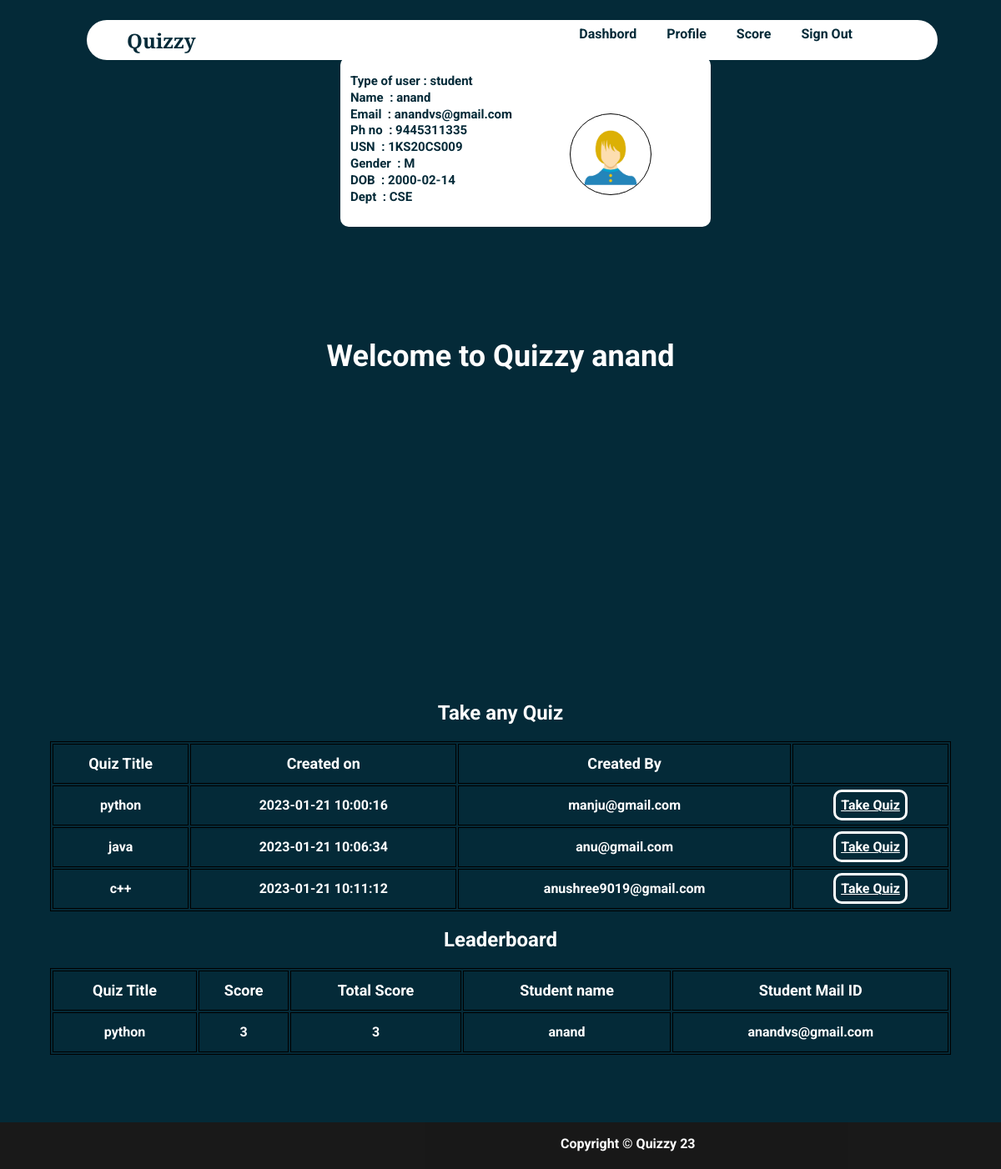
The page /homestud.php (signed in) on the database as committed earlier.
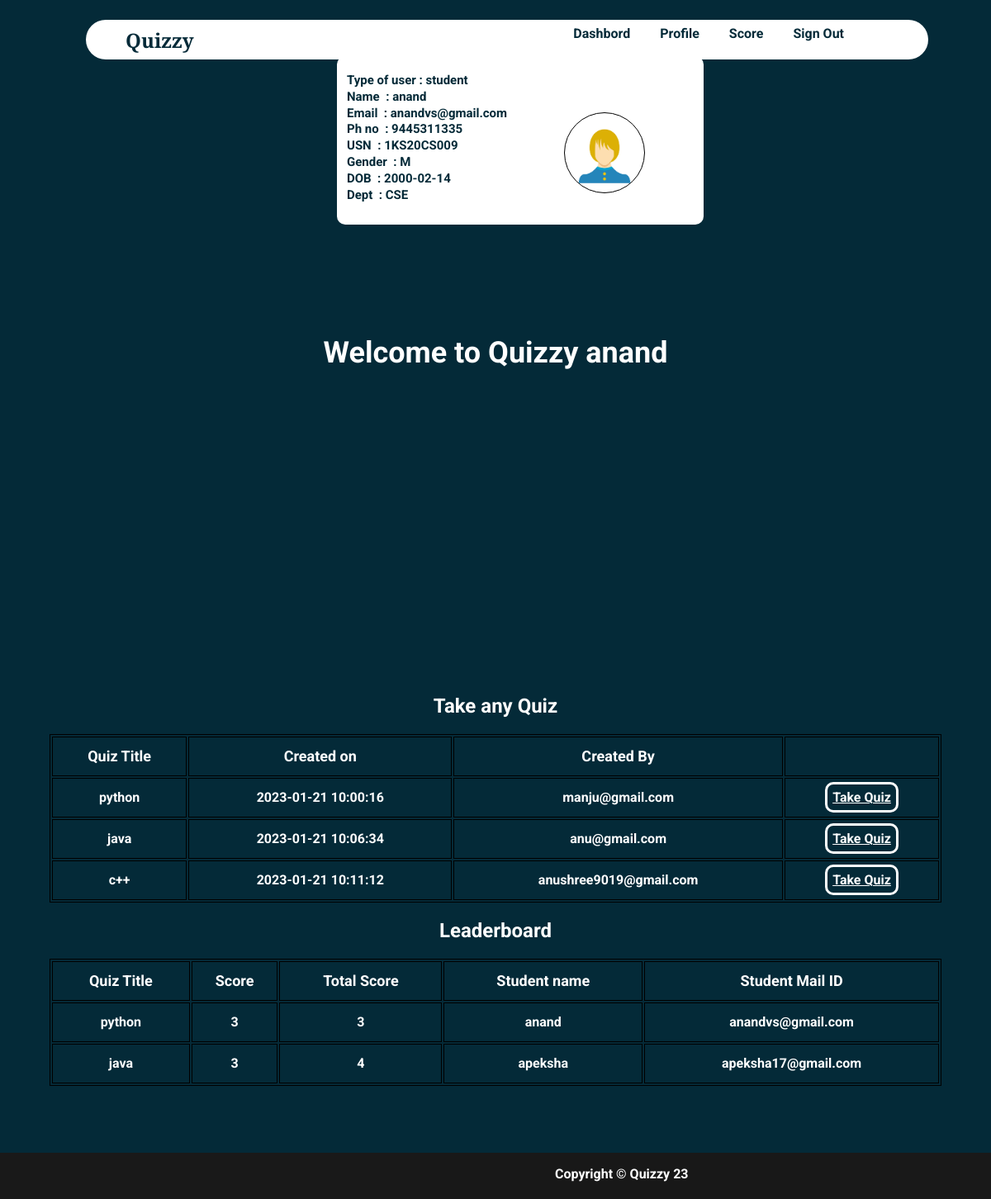
The same page on the database as committed later.
### tables this page shows
CREATE TABLE IF NOT EXISTS `student` (
  `usn` varchar(10) NOT NULL,
  `name` varchar(20) NOT NULL,
  `mail` varchar(30) NOT NULL,
  `phno` varchar(10) NOT NULL,
  `gender` varchar(1) NOT NULL,
  `DOB` varchar(10) NOT NULL,
  `pw` varchar(200) NOT NULL,
  `dept` varchar(3) DEFAULT NULL,
  PRIMARY KEY (`mail`),
  UNIQUE KEY `mail` (`mail`),
  UNIQUE KEY `phno` (`phno`),
  UNIQUE KEY `usn` (`usn`),
  KEY `dept` (`dept`)
);

CREATE TABLE IF NOT EXISTS `quiz` (
  `quizid` int NOT NULL AUTO_INCREMENT,
  `quizname` varchar(20) NOT NULL,
  `date_created` timestamp NOT NULL DEFAULT CURRENT_TIMESTAMP,
  `mail` varchar(30) DEFAULT NULL,
  PRIMARY KEY (`quizid`),
  KEY `mail` (`mail`)
);

CREATE TABLE IF NOT EXISTS `score` (
  `slno` int NOT NULL AUTO_INCREMENT,
  `score` int NOT NULL,
  `quizid` int NOT NULL,
  `mail` varchar(30) DEFAULT NULL,
  `totalscore` int DEFAULT NULL,
  `remark` varchar(20) DEFAULT NULL,
  PRIMARY KEY (`slno`),
  KEY `quizid` (`quizid`),
  KEY `mail` (`mail`)
);

### homestud.php (the view, shortened to what this page needs)
<html>
<head>
</head>
<?php
require_once 'sql.php';
                $conn = mysqli_connect($servername, $username, $password, $dbname);if (!$conn) {
    echo "<script>alert(\"Database error retry after some time !\")</script>";
}
?>
<body style="color: #fff !important;font-weight:bolder;margin: 0 !important;font-weight: bolder !important;font-family: 'Roboto', sans-serif;">
    <div style="background-color: #042A38;height:auto;">
        <div class="navbar" style="display: grid;width: 85%;height:3rem;color:#042A38;position:fixed;border-radius:10rem;margin-top:1.5rem;margin-left:6.5rem;">
        <section style="margin-left: 3rem;height:3rem;display:grid;padding-top: 8px;padding-bottom: 3px; font-size: 1.5rem;font-family: 'Libre Baskerville', serif;">Quizzy</section>
            <ul style="display: inline-flex;padding: 0 !important;margin-top: 0;float: right;right: 10rem;top:0.8rem;position: fixed;width: 50vw;">
                <li onclick="dash()">Dashbord</li>
                <li onclick="prof()">Profile</li>
                <li onclick="score()">Score</li>
                <li onclick="lo()">Sign Out</li>
            </ul>
        </div><br><br>
        <?php
        $type1 = $_SESSION["type"];
        $username1 = $_SESSION["username"];
        $sql = "select * from " . $type1 . " where mail='{$username1}'";
        $res =   mysqli_query($conn, $sql);
        if ($res == true) {
            global $dbmail, $dbpw;
            while ($row = mysqli_fetch_array($res)) {
                $dbmail = $row['mail'];
                $dbname = $row['name'];
                $dbusn = $row['usn'];
                $dbphno = $row['phno'];
                $dbgender = $row['gender'];
                $dbdob = $row['DOB'];
                $dbdept = $row['dept'];
            }
        }
        ?>
        <center><section style="width:100vw;height:20rem;margin:0vw;margin-top:23rem;font-size:3vw;">Welcome to Quizzy&nbsp;<?php echo $dbname ?></section></center>
        <section style="color:#fff !important"><br><br><br><br><br>
        <?php
            $sql ="select * from quiz";
            $res=mysqli_query($conn,$sql);
            if($res)
            {
                echo "<center><h1 style=\"font-size:2vw;\">Take any Quiz</h1></center>";
                echo "<center><table><thead><tr><td>Quiz Title</td><td>Created on</td><td>Created By</td><td>  </td></tr></thead>";
                while ($row = mysqli_fetch_assoc($res)) {
                    echo "<tr><td>".$row["quizname"]."</td><td>".$row["date_created"]."</td><td>".$row["mail"]."</td><td><a id=\"tq\" href='takeq.php?qid=".$row['quizid']."'>Take Quiz</button></tr>";
                }
                echo "</table></center>";
            }
            ?>
        </section>
        <section class="prof" id="prof" style="display: grid;color:#042A38;">
        <div class="container1">
                <p><b>Type of user&nbsp;:&nbsp;<?php echo $type1 ?></b></p>
                <p><b>Name &nbsp;:&nbsp;<?php echo $dbname ?></b></p>
                <p><b>Email &nbsp;:&nbsp;<?php echo $dbmail ?></b></p>
                <p><b>Ph no &nbsp;:&nbsp;<?php echo $dbphno ?></b></p>
                <p><b>USN &nbsp;:&nbsp;<?php echo $dbusn ?></b></p>
                <p><b>Gender &nbsp;:&nbsp;<?php echo $dbgender ?></b></p>
                <p><b>DOB &nbsp;:&nbsp;<?php echo $dbdob ?></b></p>
                <p><b>Dept &nbsp;:&nbsp;<?php echo $dbdept ?></b></p>
        </div>
        <div class="container2">
            <img src=" images/user.png">
        </div>
        </section>
            <section style="color:#fff !important">
            <?php
            $sql="call leaderboard;";
            $res=mysqli_query($conn,$sql);
            if($res)
            {
                echo "<center><h1 style=\"font-size: 2vw\">Leaderboard</h1></center>";
                echo "<table id=\"le\"><thead><tr><td>Quiz Title</td><td>Score</td><td>Total Score</td><td>Student name</td><td>Student Mail ID</td></tr></thead>";
                while ($row = mysqli_fetch_assoc($res)) {
                    echo "<tr><td>".$row["quizname"]."</td><td>".$row["score"]."</td><td>".$row["totalscore"]."</td><td>".$row["name"]."</td><td>".$row["mail"]."</td></tr>";
                }
                echo "</table><br><br><br>";
            }
            else{
                echo mysqli_error($conn);
            }
            ?>
        </section>
    </div>
    <footer class="footer" style= "background: black; opacity: 0.9;  font-size: 1rem; height: 3.5rem;display:flex;">
        <div class="footer_copyright" style=" text-align: center;position:absolute; margin-left:42rem; color:white;" >
             <p style="padding-top: 0.01rem;">Copyright &copy; Quizzy 23</p>
        </div>
    </footer>
</body>
</html>

### homestud.php (style rules this page uses)
li { margin: 1.5vw; font-size: 1rem !important; }
ul { list-style: none; width: auto !important; font-weight: 2vw !important; }
.navbar { background-color: white !important; font-size: 1.5vw !important; position: fixed; }
a { text-decoration: none; color: #fff; }
.prof { top: 5vw; position: fixed; width: 35vw !important; height:15vw !important; margin-left: 34vw !important; margin-right: 20vw !important; background-color: #fff !important; border-radius: 10px; margin-top: 0.5rem; z-index: 1; padding: 1vw; padding-left: 1vw; display: grid; grid-template-columns: repeat(2, 1fr); gap: 10px; }
img { width: 100%; display:block; object-fit: cover; }
.container1 { color: #042A38; font-size:15px; line-height: 0.3rem; grid-column:1; }
.container2 { width:6rem; height:6rem; border-radius: 50%; overflow: hidden; margin-left: 3rem; margin-top: 3.5rem; border: 0.1rem solid black; grid-column: 2; }
table { width: 90vw; margin-left: 5vw; margin-right: 5vw; align-content: center; border: 1px solid black; }
thead { font-weight:900; font-size: 1.5vw; }
td { width: auto; border: 1px solid black; text-align: center; height: 4vw; font-weight: bold; }
#tq { text-decoration: underline; border: 3px solid #fff; padding: 0.5vw; border-radius: 10px; }
#le { margin-bottom: 2vw; }

Rows that differ between the two databases and show on the page:
added score: quizid.quizname "java", score "3", totalscore "4", mail.name "apeksha", mail "apeksha17@gmail.com"
